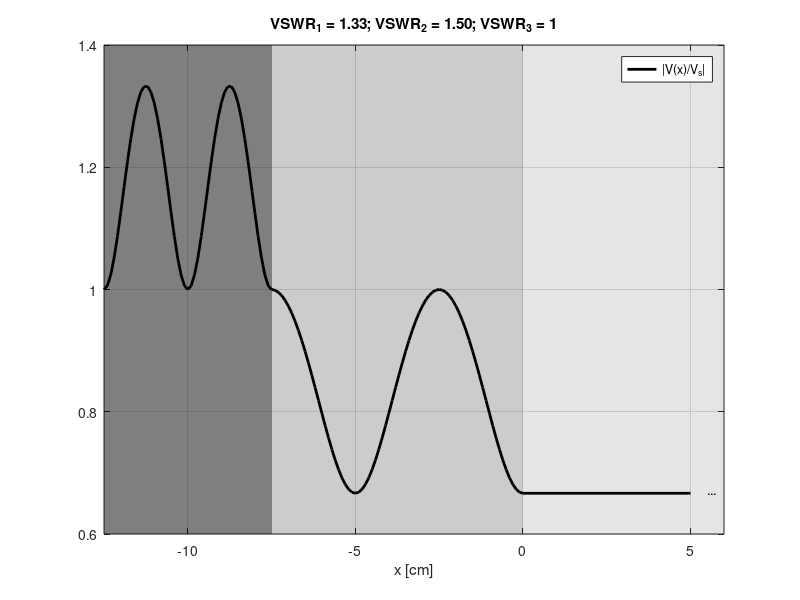
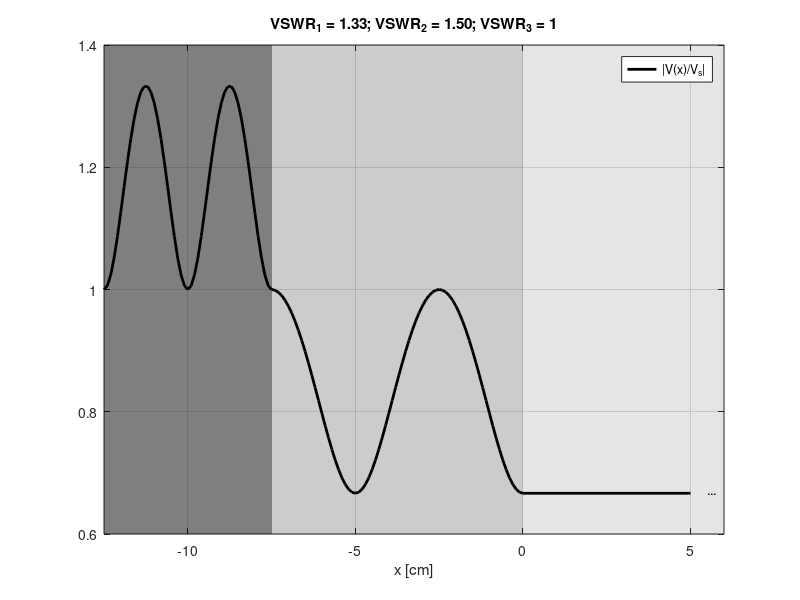

These charts were generated, in order, by the following MATLAB code:
clear

Vs = 1;
lambda1 = 5e-3;
lambda2 = 10e-3;

l1 = lambda1;
l2 = (3/4)*lambda2;

beta1 = 2*pi/lambda1;
beta2 = 2*pi/lambda2;

rho1 = -1/7*exp(2j*beta1*l2);
rho2 = -1/5;

V1p = Vs/(exp(1j*beta1*(l1+l2)) + rho1*exp(-1j*beta1*(l1+l2)));
V2p = V1p*(exp(1j*beta1*l2) + rho1*exp(-1j*beta1*l2)) / ...
          (exp(1j*beta2*l2) + rho2*exp(-1j*beta2*l2));

%lambda3 not given, so can't plot.
%V3p = V2p*(1+rho2);

x1 = [-(l1+l2):0.1e-3:-l2];
V1 = V1p*(exp(-1j*beta1*x1) + rho1*exp(1j*beta1*x1));
x2 = [-l2:0.1e-3:0];
V2 = V2p*(exp(-1j*beta2*x2) + rho2*exp(1j*beta2*x2));

%x3 = [0:0.1e-3:l1];
%V3 = V3p*exp(-1j*beta3*x3);

clf;hold on; grid on;
plot(x1/1e-3, abs(V1),'k','LineWidth',2)
plot(x2/1e-3, abs(V2),'k','LineWidth',2)
plot([0, 5], [abs(V2(end)),abs(V2(end))],'k','LineWidth',2)
text(5.5, abs(V2(end)),'...')
legend('|V(x)/V_s|','AutoUpdate','off')
xlabel('x [cm]')

VSWR1 = (1+abs(rho1))/(1-abs(rho1));
VSWR2 = (1+abs(rho2))/(1-abs(rho2));
VSWR3 = 1;
title(sprintf('VSWR_1 = %.2f; VSWR_2 = %.2f; VSWR_3 = %d',VSWR1,VSWR2,VSWR3));

box on;
set(gca, 'XLim', [x1(1)/1e-3, 6])
ylims = get(gca,'YLim');
p = patch([x1(1), x1(end), x1(end), x1(1)]/1e-3,[ylims(1), ylims(1), ylims(2), ylims(2)],'k');
set(p,'FaceAlpha',0.5,'EdgeColor','none');
set(gca,'YLim',ylims)
p = patch([x2(1), x2(end), x2(end), x2(1)]/1e-3,[ylims(1), ylims(1), ylims(2), ylims(2)],'k');
set(p,'FaceAlpha',0.2,'EdgeColor','none');
set(gca,'YLim',ylims)
p = patch([0, 6, 6, 0],[ylims(1), ylims(1), ylims(2), ylims(2)],'k');
set(p,'FaceAlpha',0.1,'EdgeColor','none');
set(gca,'YLim',ylims)

print('HW11.svg', '-dsvg');
print('HW11.png', '-dpng', '-r300'); 
